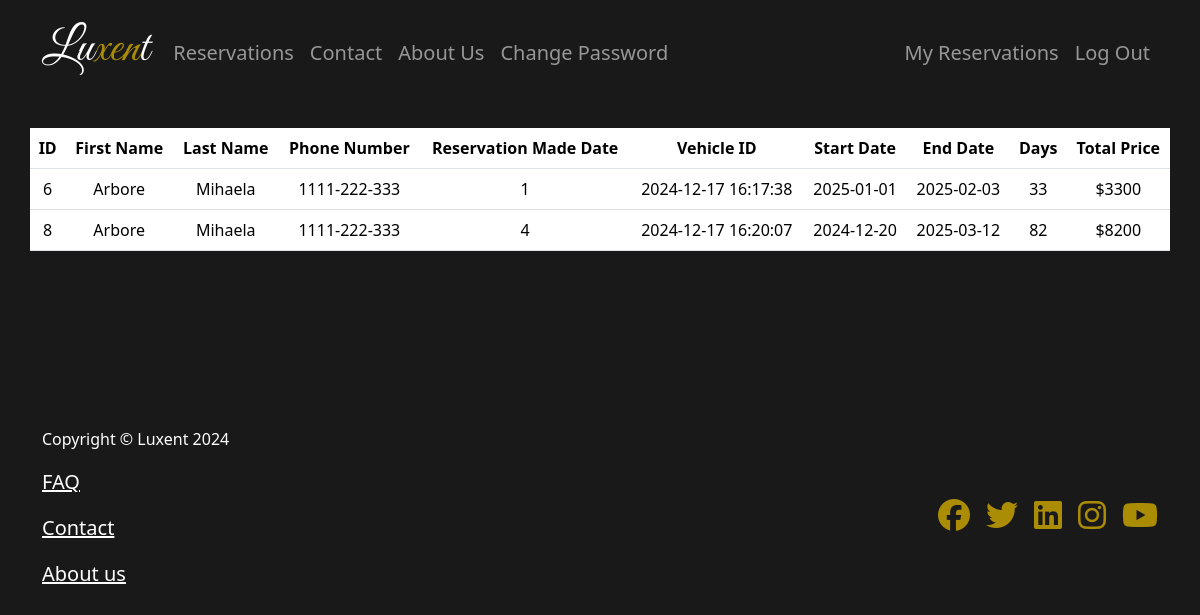
The app's page /my_reservations (signed in) with its own data.
### tables this page shows
CREATE TABLE reservations (id INTEGER PRIMARY KEY AUTOINCREMENT, user_id INTEGER REFERENCES users (id), vehicle_id INTEGER REFERENCES vehicles(id), start_date DATE, end_date DATE, phone_number TEXT, first_name TEXT, last_name TEXT, reservation_made_date DATE);

### app.py (the view)
@app.route("/my_reservations")
@login_required
def my_reservations():
    rows = db.execute("SELECT r.id, r.first_name, r.last_name, r.phone_number, r.vehicle_id, r.start_date, r.end_date, r.reservation_made_date, v.price_per_day FROM reservations r JOIN vehicles v ON r.vehicle_id = v.id WHERE r.user_id = ?", session["user_id"])
    reservations = []
    for row in rows:
        start_date = datetime.strptime(row["start_date"], "%Y-%m-%d")
        end_date = datetime.strptime(row["end_date"], "%Y-%m-%d")
        days = (end_date - start_date).days
        total_price = days * row["price_per_day"]
        reservations.append({
            "id": row["id"],
            "first_name": row["first_name"],
            "last_name": row["last_name"],
            "phone_number": row["phone_number"],
            "vehicle_id": row["vehicle_id"],
            "reservation_made_date": row["reservation_made_date"],
            "start_date": row["start_date"],
            "end_date": row["end_date"],
            "days": days,
            "total_price": total_price
        })
    return render_template("my_reservations.html", reservations=reservations)

### app.py (called while the page is built)
@app.after_request
def after_request(response):
    response.headers["Cache-Control"] = "no-cache, no-store, must-revalidate"
    response.headers["Expires"] = 0
    response.headers["Pragma"] = "no-cache"
    return response

@app.before_request
def load_user():
    g.is_admin = False
    g.is_customer = False
    if session.get("user_id"):
        user = db.execute("SELECT * FROM users WHERE id = ?", session["user_id"])
        if not user:
            session.clear()
            return redirect("/login")
        admin = db.execute("SELECT * FROM admins WHERE user_id = ?", session["user_id"])
        if admin:
            g.is_admin = True
        customer = db.execute("SELECT * FROM customers WHERE user_id = ?", session["user_id"])
        if customer:
            g.is_customer = True

### help.py (called while the page is built)
def login_required(f):
    @wraps(f)
    def decorated_function(*args, **kwargs):
        if session.get("user_id") is None:
            return redirect("/login")
        return f(*args, **kwargs)
    return decorated_function

### templates/my_reservations.html
{% extends "layout.html" %}
{% block main %}
    <div class="container">
        <div class="row mt-3 pt-3"></div>
        <div class="row my-5 py-5">
            <table class="table rounded">
                <thead>
                    <tr>
                        <th>ID</th>
                        <th>First Name</th>
                        <th>Last Name</th>
                        <th>Phone Number</th>
                        <th>Reservation Made Date</th>
                        <th>Vehicle ID</th>
                        <th>Start Date</th>
                        <th>End Date</th>
                        <th>Days</th>
                        <th>Total Price</th>
                    </tr>
                </thead>
                <tbody>
                    {% for reservation in reservations %}
                    <tr>
                        <td>{{ reservation.id }}</td>
                        <td>{{ reservation.first_name }}</td>
                        <td>{{ reservation.last_name }}</td>
                        <td>{{ reservation.phone_number }}</td>
                        <td>{{ reservation.vehicle_id }}</td>
                        <td>{{ reservation.reservation_made_date}}</td>
                        <td>{{ reservation.start_date }}</td>
                        <td>{{ reservation.end_date }}</td>
                        <td>{{ reservation.days }}</td>
                        <td>${{ reservation.total_price }}</td>
                    </tr>
                    {% endfor %}
                </tbody>
            </table>
        </div>
        <div class="row my-3 py-3"></div>
    </div>
{% endblock %}

### static/styles.css (style rules this page uses)
body { background-color: #1a1919; }

### records on screen
reservations: id "6", first_name "Arbore", last_name "Mihaela", phone_number "1111-222-333", vehicle_id "1", reservation_made_date "2024-12-17 16:17:38", start_date "2025-01-01", end_date "2025-02-03", days "33", total_price "3300"
reservations: id "8", first_name "Arbore", last_name "Mihaela", phone_number "1111-222-333", vehicle_id "4", reservation_made_date "2024-12-17 16:20:07", start_date "2024-12-20", end_date "2025-03-12", days "82", total_price "8200"
